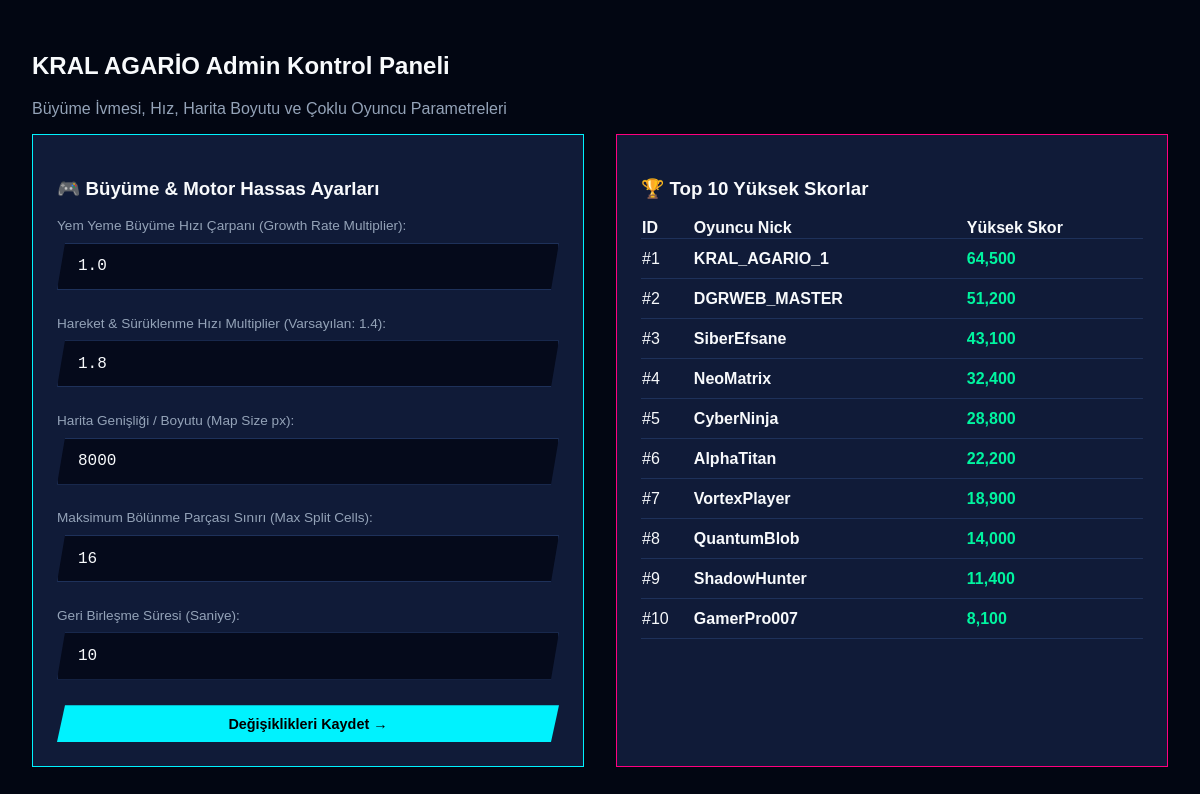
/admin.php (signed in), run on an earlier commit of the app's database.
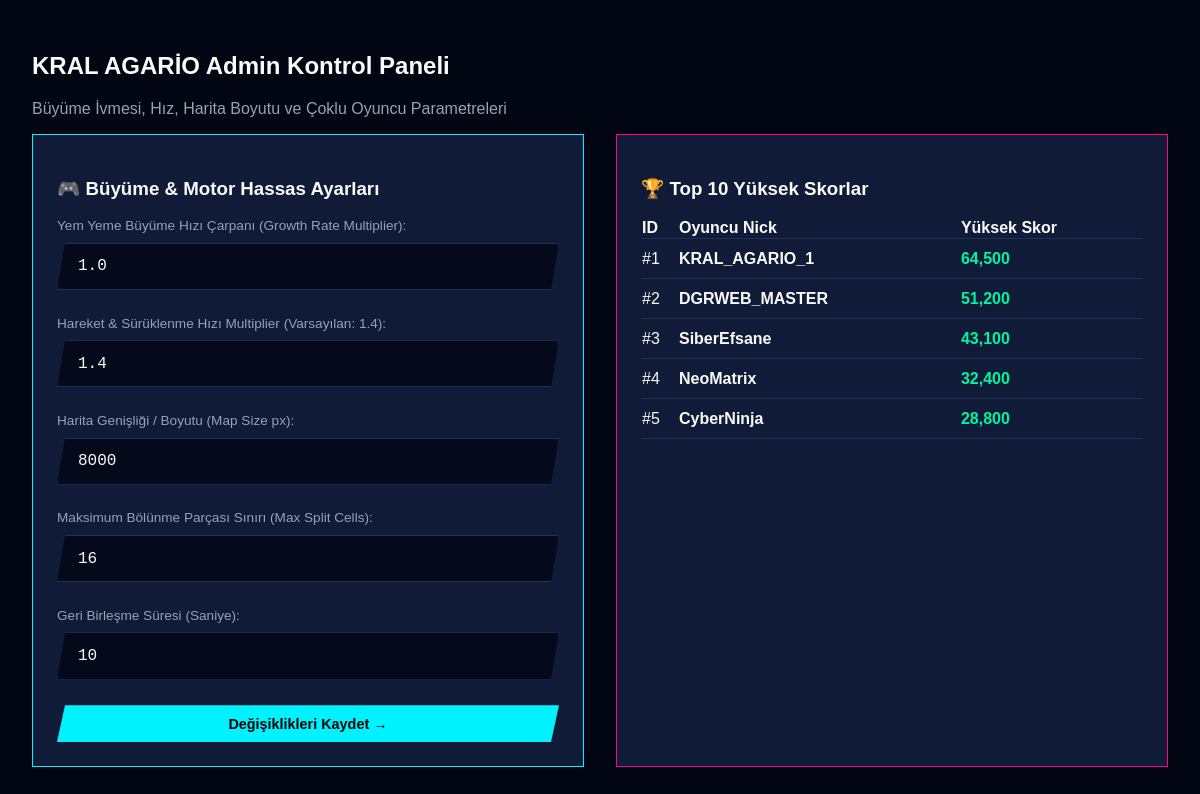
And on a later commit of the database.
### tables this page shows
CREATE TABLE IF NOT EXISTS game_leaderboards (
  id INT UNSIGNED NOT NULL AUTO_INCREMENT,
  player_nick VARCHAR(50) NOT NULL,
  game_key VARCHAR(50) NOT NULL DEFAULT 'kralagario',
  high_score INT UNSIGNED NOT NULL DEFAULT 0,
  created_at TIMESTAMP NOT NULL DEFAULT CURRENT_TIMESTAMP ON UPDATE CURRENT_TIMESTAMP,
  PRIMARY KEY (id)
);

### config.php (called while the page is built, shortened)
<?php
function db(): ?PDO
{
    static $pdo = null;
    if ($pdo instanceof PDO) return $pdo;
    $dsn = sprintf('mysql:host=%s;port=%s;dbname=%s;charset=utf8mb4', DB_HOST, DB_PORT, DB_NAME);
    try {
        $pdo = new PDO($dsn, DB_USER, DB_PASS, [
            PDO::ATTR_ERRMODE            => PDO::ERRMODE_EXCEPTION,
            PDO::ATTR_DEFAULT_FETCH_MODE => PDO::FETCH_ASSOC,
            PDO::ATTR_EMULATE_PREPARES   => false,
            PDO::ATTR_TIMEOUT            => 3,
        ]);
        return $pdo;
    } catch (PDOException $e) {
        $failed = true;
        return null;
    }
}
function get_game_settings(): array {
    $defaults = [
        'game_speed' => '1.4',
        'growth_rate' => '1.0',
        'max_split_cells' => '16',
        'map_size' => '8000',
        'remerge_time_sec' => '10',
        'rgb_speed' => '2'
    ];
    $pdo = db();
    try {
        $rows = $pdo->query("SELECT setting_key, setting_value FROM game_settings")->fetchAll();
        foreach ($rows as $r) {
            $defaults[$r['setting_key']] = $r['setting_value'];
        }
    } catch (Throwable $t) {}
    return $defaults;
}
function e(?string $v): string {
    return htmlspecialchars((string)$v, ENT_QUOTES | ENT_SUBSTITUTE, 'UTF-8');
}

### admin.php (the view, shortened to what this page needs)
<?php
require __DIR__ . '/config.php';
$pdo = db();
    ?>
    <?php
$settings = get_game_settings();
$scores = $pdo ? $pdo->query("SELECT * FROM game_leaderboards ORDER BY high_score DESC LIMIT 10")->fetchAll() : [];
?>
<!DOCTYPE html>
<html lang="tr">
<head>
    <link rel="stylesheet" href="assets/style.css">
</head>
<body style="padding:2rem; overflow-y:auto;">
    <h2>KRAL AGARİO Admin Kontrol Paneli</h2>
    <p style="color:var(--text-muted);">Büyüme İvmesi, Hız, Harita Boyutu ve Çoklu Oyuncu Parametreleri</p>
    <div style="display:grid; grid-template-columns: 1fr 1fr; gap:2rem;">
        <div style="background:var(--bg-card); padding:1.5rem; border:1px solid var(--primary-cyan);">
            <h3>🎮 Büyüme & Motor Hassas Ayarları</h3>
            <form method="post" style="margin-top:1rem;">
                <div style="margin-bottom:1rem;">
                    <label style="display:block; color:var(--text-muted); font-size:0.85rem;">Yem Yeme Büyüme Hızı Çarpanı (Growth Rate Multiplier):</label>
                    <input type="text" name="growth_rate" class="nick-input" style="text-align:left;" value="<?= e($settings['growth_rate']) ?>">
                </div>
                <div style="margin-bottom:1rem;">
                    <label style="display:block; color:var(--text-muted); font-size:0.85rem;">Hareket & Sürüklenme Hızı Multiplier (Varsayılan: 1.4):</label>
                    <input type="text" name="game_speed" class="nick-input" style="text-align:left;" value="<?= e($settings['game_speed']) ?>">
                </div>
                <div style="margin-bottom:1rem;">
                    <label style="display:block; color:var(--text-muted); font-size:0.85rem;">Harita Genişliği / Boyutu (Map Size px):</label>
                    <input type="number" name="map_size" class="nick-input" style="text-align:left;" value="<?= e($settings['map_size']) ?>">
                </div>
                <div style="margin-bottom:1rem;">
                    <label style="display:block; color:var(--text-muted); font-size:0.85rem;">Maksimum Bölünme Parçası Sınırı (Max Split Cells):</label>
                    <input type="number" name="max_split_cells" class="nick-input" style="text-align:left;" value="<?= e($settings['max_split_cells']) ?>">
                </div>
                <div style="margin-bottom:1rem;">
                    <label style="display:block; color:var(--text-muted); font-size:0.85rem;">Geri Birleşme Süresi (Saniye):</label>
                    <input type="number" name="remerge_time_sec" class="nick-input" style="text-align:left;" value="<?= e($settings['remerge_time_sec']) ?>">
                </div>
                <button type="submit" class="cyber-btn" style="width:100%;">Değişiklikleri Kaydet →</button>
            </form>
        </div>
        <div style="background:var(--bg-card); padding:1.5rem; border:1px solid var(--accent-pink);">
            <h3>🏆 Top 10 Yüksek Skorlar</h3>
            <table style="width:100%; border-collapse:collapse; margin-top:1rem;">
                <thead>
                    <tr style="text-align:left; border-bottom:1px solid var(--border-color);">
                        <th>ID</th><th>Oyuncu Nick</th><th>Yüksek Skor</th>
                    </tr>
                </thead>
                <tbody>
                    <?php foreach ($scores as $s): ?>
                        <tr style="border-bottom:1px solid var(--border-color); height:40px;">
                            <td>#<?= $s['id'] ?></td>
                            <td><strong><?= e($s['player_nick']) ?></strong></td>
                            <td><span style="color:var(--accent-emerald); font-weight:700;"><?= number_format($s['high_score']) ?></span></td>
                        </tr>
                    <?php endforeach; ?>
                </tbody>
            </table>
        </div>
    </div>
</body>
</html>

### assets/style.css (style rules this page uses)
:root, [data-theme="dark"] { --bg-main: #020612; --bg-surface: #0a1128; --bg-card: #101b38; --bg-card-hover: #182850; --bg-input: #050a1b; --border-color: #1e315a; --primary-cyan: #00f2fe; --accent-pink: #ff007f; --accent-emerald: #00f5a0; --accent-amber: #f59e0b; --text-main: #f8fafc; --text-muted: #94a3b8; --shadow-color: rgba(0, 242, 254, 0.25); }
*, *::before, *::after { box-sizing: border-box; transition: background-color 0.25s ease, color 0.25s ease, border-color 0.25s ease; }
body { margin: 0; background-color: var(--bg-main); color: var(--text-main); font-family: 'Plus Jakarta Sans', sans-serif; overflow: hidden; width: 100vw; height: 100vh; }
.nick-input, .skin-select { width: 100%; padding: 0.85rem 1.25rem; background: var(--bg-input); border: 1px solid var(--border-color); clip-path: polygon(8px 0, 100% 0, calc(100% - 8px) 100%, 0 100%); color: var(--text-main); font-size: 1rem; font-family: 'JetBrains Mono', monospace; margin: 0.6rem 0; text-align: center; outline: none; }
.cyber-btn { display: inline-flex; align-items: center; justify-content: center; gap: 0.5rem; padding: 0.65rem 1.4rem; clip-path: polygon(8px 0, 100% 0, calc(100% - 8px) 100%, 0 100%); font-weight: 700; font-size: 0.9rem; border: none; cursor: pointer; background: var(--primary-cyan); color: #000; }

What changed in the data, as far as the page shows it:
removed game_leaderboards: id "6", player_nick "AlphaTitan", high_score "22,200"
removed game_leaderboards: id "7", player_nick "VortexPlayer", high_score "18,900"
removed game_leaderboards: id "8", player_nick "QuantumBlob", high_score "14,000"
removed game_leaderboards: id "9", player_nick "ShadowHunter", high_score "11,400"
removed game_leaderboards: id "10", player_nick "GamerPro007", high_score "8,100"
Also different on the page:
form field game_speed: "1.8" → "1.4"
